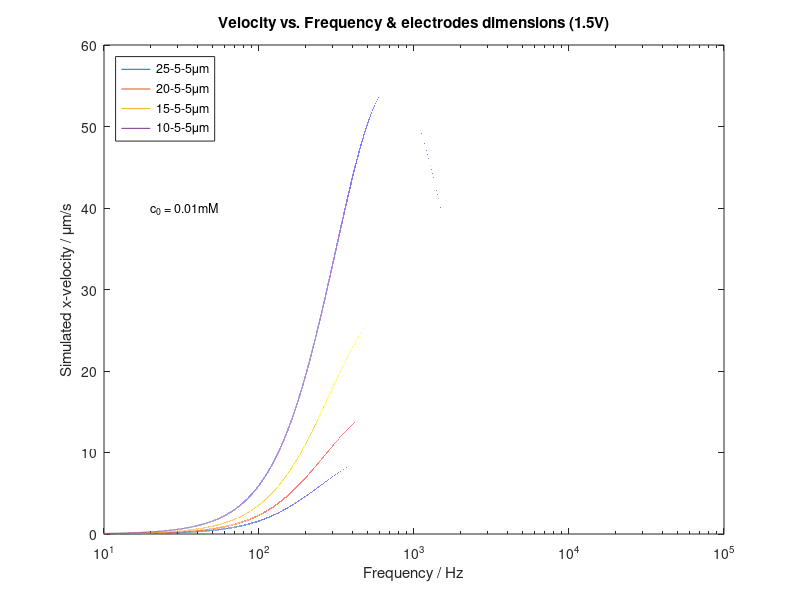

This figure's MATLAB source:
%%% physical constants %%%
pi = pi();
eps0 = 8.85e-12; %vacuum permittivity
epsr = 80; %relative permittivity (water @ 20 degree)
eta = 1.003e-3; %viscosity
sigma = 2.5e-6/1e-2; %conductivity S/m
T = 293; %absolute temperature
kBoltzmann = 1.38e-23; %Boltzmann constant
e = 1.6e-19; %electron charge
Na = 6.022e23; %Avogadro number
Z = 1; % ion valence, assuming we have K+ and Cl- ions
c0 =0.01e-3*1000; % concentration mol/m3 ;

%%% design parameters %%%
%%% test 2 %%%
L = [25e-6,20e-6,15e-6,10e-6];  % large electrode length
S = [5e-6,5e-6,5e-6,5e-6]; % small electrode length
G = [5e-6,5e-6,5e-6,5e-6]; % inter electrode gap

h = 50e-6; % channel height
ltot = 3e-2; % channel length
Psi0 =1.5; % potential amplitute
for i = 1:4
    lpair = 2*(L(i)+G(i)+S(i)); %spatial period of the array
    larray = 100*100e-6; %length of the electrode array
    lel = L(i)*larray/lpair; % only the L electrode generates forward velocity
    gamma = lel/ltot; % ratio electrode along the channel to channel length
    sidesElectr = 1; % sides with electrodes
    beta = sidesElectr/4; % factor for average velocity above electrodes
    %%% derived parameters %%%
    k = L(i)/S(i);
    xmax = (G(i)+L(i)+S(i)) /( sqrt(k) + 1/sqrt(k)); %normalised electrode end coord.
    xmin = G(i) /( sqrt(k) + 1/sqrt(k)); %normalised electrode start coordinate
    %Debye length
    lambdaD = sqrt( eps0*epsr*kBoltzmann*T / (2*c0*(Z^2)*(e^2)*Na) );
    %ionic strength: 1/2*(c0*1*(1^2) + c0*1*(1^2))
    %%% Equation parameters
    vL0 = eps0*epsr / (2*eta*sqrt(k)*(1+k)^2); % maximum velocity
    omega0 = 2*lambdaD*sigma / (eps0*epsr*pi); % optimal angular freq.
    %%% computations (as a function of frequency) %%%
    f = 0:0.01:100000; % frequency
    o = 2*pi*f; % angular frequency
    K1 = Psi0.^2 * vL0 / (2 * (xmax-xmin));
    K2 = ((o*sqrt(xmin*xmax)/omega0).^2) * (xmax/xmin-xmin/xmax);
    k1 = (sqrt(xmin*xmax)/omega0)^2;
    k2 = (sqrt(xmin*xmax)/omega0)^2;
    K3 = (k1.*o.^2+xmin/xmax) .* (k2.*o.^2+xmax/xmin);
    vLave = K1 .* K2 ./ K3; % average velocity on electrode surface
    semilogx(f,(vLave*beta*gamma)/10^(-6)) % plot max velocity of Poiseuille flow
    hold on;
end

%%% coments for dimension & frequency %%%
    % test 2
title('Velocity vs. Frequency & electrodes dimensions (1.5V)')
legend({'25-5-5\mum','20-5-5\mum','15-5-5\mum','10-5-5\mum'},'Location','northwest')
text(20,40,'c_0 = 0.01mM','FontSize',9);
xlim([10 100000])
xlabel('Frequency / Hz')
ylabel('Simulated x-velocity / \mum/s')
